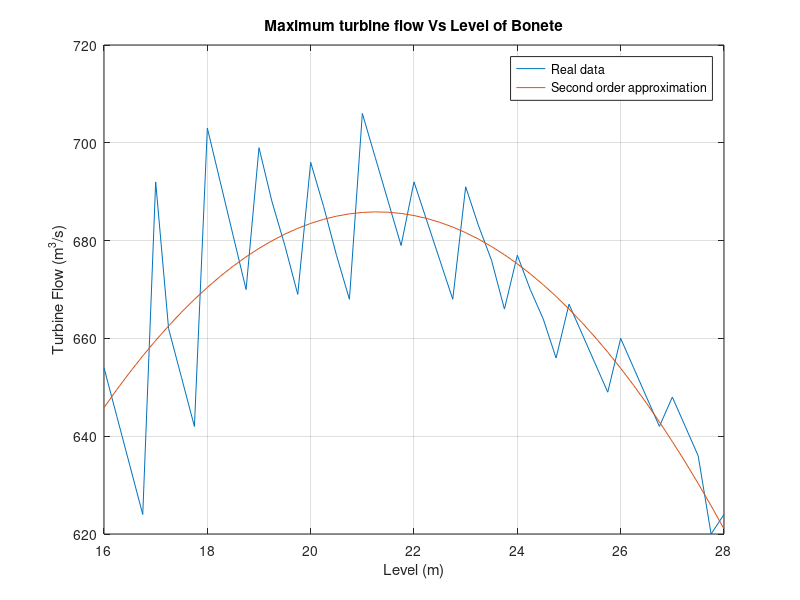
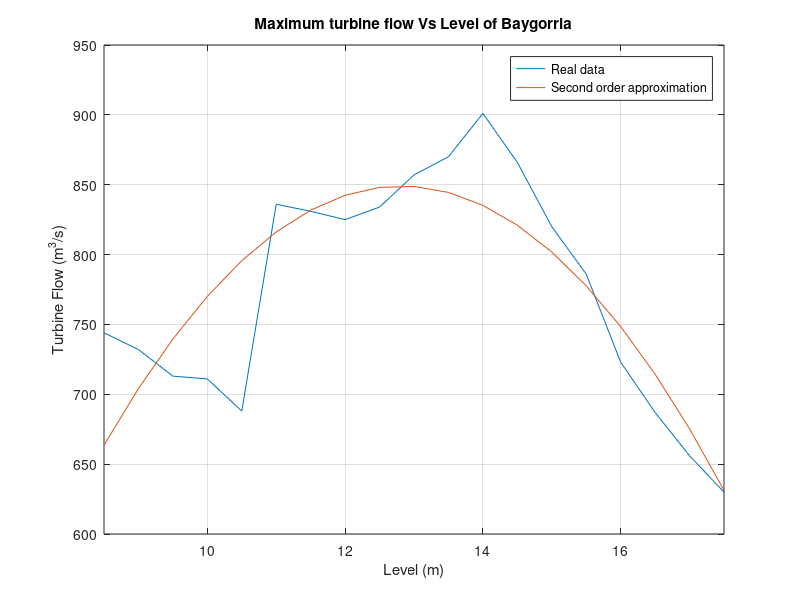
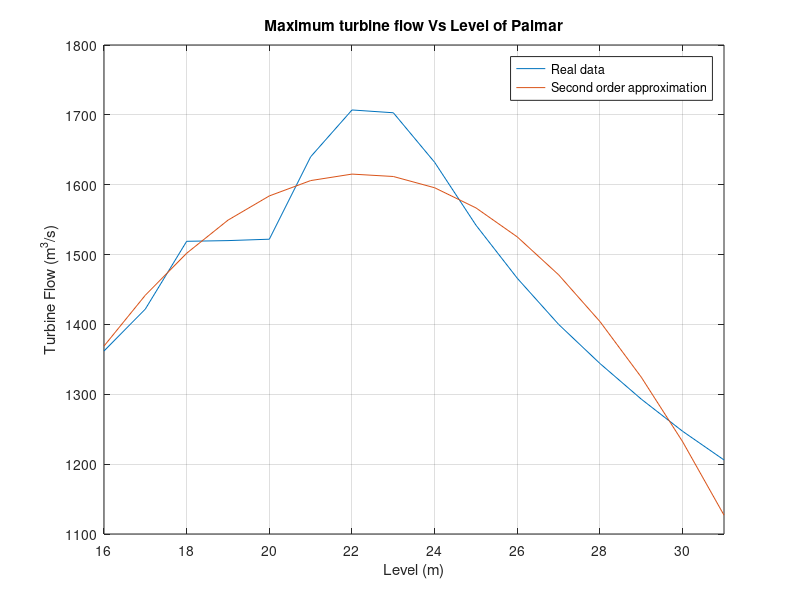
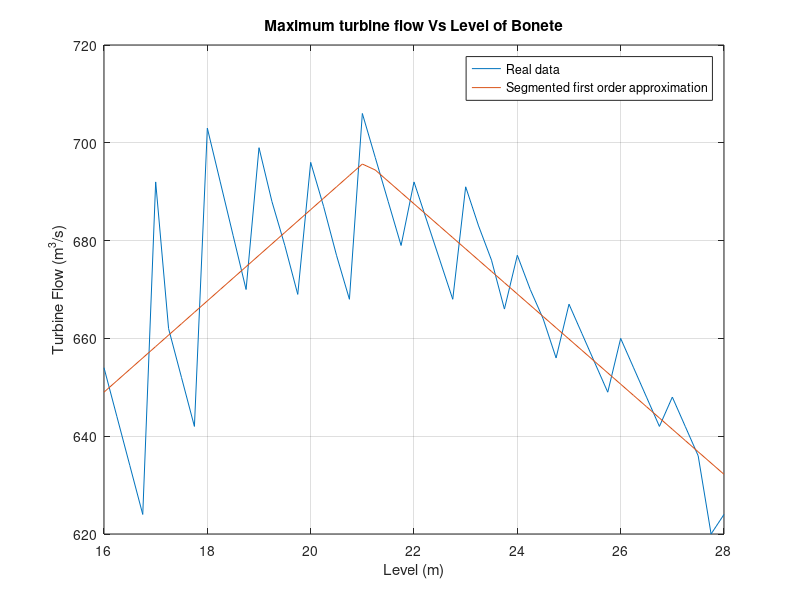

The MATLAB source for these figures, in order: (Note: a time limit stopped this script after it produced the figures.)
close all
clear all
clc

%% Bonete:

Level = [16:0.25:28];
Flow = [654 644 634 624 692 662 652 642 703 692 681 670 699 688 679 669 696 687 ...
    677 668 706 697 688 679 692 684 676 668 691 683 676 666 677 670 664 656 667 661 655 649 660 654 648 642 648 642 636 620 624];

figure
plot(Level,Flow)
xlabel('Level (m)')
ylabel('Turbine Flow (m^3/s)')
title('Maximum turbine flow Vs Level of Bonete')
xlim([min(Level) max(Level)])
grid on

p = polyfit(Level,Flow,2);
hold on
y = polyval(p,Level);
plot(Level,y)
legend('Real data','Second order approximation')

E(1,1) = sqrt(sum(abs(Flow-y).^2)/length(Flow));
E(1,2) = max(abs(Flow-y));
E(1,3) = sqrt(sum(abs((Flow-y)./Flow).^2)/length(Flow));
E(1,4) = max(abs(Flow-y)./Flow);

P{1} = p;

saveas(gcf,'Bon_2','epsc')

%% Baygorria:

Level = [8.5:0.5:17.5];
Flow = [744 732 713 711 688 836 831 825 834 857 870 901 866 820 786 723 687 656 630];

figure
plot(Level,Flow);
xlabel('Level (m)')
ylabel('Turbine Flow (m^3/s)')
title('Maximum turbine flow Vs Level of Baygorria')
xlim([min(Level) max(Level)])
grid on

p = polyfit(Level,Flow,2);
hold on
y = polyval(p,Level);
plot(Level,y)
legend('Real data','Second order approximation')

E(2,1) = sqrt(sum(abs(Flow-y).^2)/length(Flow));
E(2,2) = max(abs(Flow-y));
E(2,3) = sqrt(sum(abs((Flow-y)./Flow).^2)/length(Flow));
E(2,4) = max(abs(Flow-y)./Flow);

P{2} = p;

saveas(gcf,'Bay_2','epsc')

%% Palmar:

Level = [16:31];
Flow = [1362 1422 1519 1520 1522 1640 1707 1703 1632 1542 1466 1400 1344 1293 1247 1206];

figure
plot(Level,Flow);
xlabel('Level (m)')
ylabel('Turbine Flow (m^3/s)')
title('Maximum turbine flow Vs Level of Palmar')
xlim([min(Level) max(Level)])
grid on

p = polyfit(Level,Flow,2);
hold on
y = polyval(p,Level);
plot(Level,y)
legend('Real data','Second order approximation')

E(3,1) = sqrt(sum(abs(Flow-y).^2)/length(Flow));
E(3,2) = max(abs(Flow-y));
E(3,3) = sqrt(sum(abs((Flow-y)./Flow).^2)/length(Flow));
E(3,4) = max(abs(Flow-y)./Flow);

P{3} = p;

saveas(gcf,'Pal_2','epsc')

%% Bonete:

Level = [16:0.25:28];
Flow = [654 644 634 624 692 662 652 642 703 692 681 670 699 688 679 669 696 687 ...
    677 668 706 697 688 679 692 684 676 668 691 683 676 666 677 670 664 656 667 661 655 649 660 654 648 642 648 642 636 620 624];

figure
plot(Level,Flow)
xlabel('Level (m)')
ylabel('Turbine Flow (m^3/s)')
title('Maximum turbine flow Vs Level of Bonete')
xlim([min(Level) max(Level)])
grid on

p = polyfit(Level(1:21),Flow(1:21),1);
P{4} = p;
hold on
y1 = polyval(p,Level(1:21));
p = polyfit(Level(22:end),Flow(22:end),1);
P{5} = p;
hold on
y2 = polyval(p,Level(22:end));
y = [y1,y2];
plot(Level,y)
legend('Real data','Segmented first order approximation')

E(4,1) = sqrt(sum(abs(Flow-y).^2)/length(Flow));
E(4,2) = max(abs(Flow-y));
E(4,3) = sqrt(sum(abs((Flow-y)./Flow).^2)/length(Flow));
E(4,4) = max(abs(Flow-y)./Flow);

saveas(gcf,'Bon_1','epsc')

%% Baygorria:

Level = [8.5:0.5:17.5];
Flow = [744 732 713 711 688 836 831 825 834 857 870 901 866 820 786 723 687 656 630];

figure
plot(Level,Flow);
xlabel('Level (m)')
ylabel('Turbine Flow (m^3/s)')
title('Maximum turbine flow Vs Level of Baygorria')
xlim([min(Level) max(Level)])
grid on

p = polyfit(Level(1:12),Flow(1:12),1);
P{6} = p;
hold on
y1 = polyval(p,Level(1:12));
p = polyfit(Level(13:end),Flow(13:end),1);
P{7} = p;
hold on
y2 = polyval(p,Level(13:end));
y = [y1,y2];
plot(Level,y)
legend('Real data','Segmented first order approximation')

E(5,1) = sqrt(sum(abs(Flow-y).^2)/length(Flow));
E(5,2) = max(abs(Flow-y));
E(5,3) = sqrt(sum(abs((Flow-y)./Flow).^2)/length(Flow));
E(5,4) = max(abs(Flow-y)./Flow);

saveas(gcf,'Bay_1','epsc')

%% Palmar:

Level = [16:31];
Flow = [1362 1422 1519 1520 1522 1640 1707 1703 1632 1542 1466 1400 1344 1293 1247 1206];

figure
plot(Level,Flow);
xlabel('Level (m)')
ylabel('Turbine Flow (m^3/s)')
title('Maximum turbine flow Vs Level of Palmar')
xlim([min(Level) max(Level)])
grid on

p = polyfit(Level(1:8),Flow(1:8),1);
P{8} = p;
hold on
y1 = polyval(p,Level(1:8));
p = polyfit(Level(9:end),Flow(9:end),1);
P{9} = p;
hold on
y2 = polyval(p,Level(9:end));
y = [y1,y2];
plot(Level,y)
legend('Real data','Segmented first order approximation')

E(6,1) = sqrt(sum(abs(Flow-y).^2)/length(Flow));
E(6,2) = max(abs(Flow-y));
E(6,3) = sqrt(sum(abs((Flow-y)./Flow).^2)/length(Flow));
E(6,4) = max(abs(Flow-y)./Flow);

saveas(gcf,'Pal_1','epsc')

%% Bonete:

Level = [16:0.25:28];
Flow = [654 644 634 624 692 662 652 642 703 692 681 670 699 688 679 669 696 687 ...
    677 668 706 697 688 679 692 684 676 668 691 683 676 666 677 670 664 656 667 661 655 649 660 654 648 642 648 642 636 620 624] ;

figure
plot(Level,Flow)
xlabel('Level (m)')
ylabel('Turbine Flow (m$^3$/s)','Interpreter','latex')
title('Maximum turbine flow Vs Level of Bonete')
xlim([min(Level) max(Level)])
grid on

p = polyfix(Level(1:20),Flow(1:20),Level(21),max(Flow),1);
P{10} = p;
hold on
y1 = polyval(p,Level(1:21));
p = polyfix(Level(22:end),Flow(22:end),Level(21),max(Flow),1);
P{11} = p;
hold on
y2 = polyval(p,Level(22:end));
y = [y1,y2];
plot(Level,y)
legend('Real data','Piecewise linear approximation','location','southeast')

E(4,1) = sqrt(sum(abs(Flow-y).^2)/length(Flow));
E(4,2) = max(abs(Flow-y));
E(4,3) = sqrt(sum(abs((Flow-y)./Flow).^2)/length(Flow));
E(4,4) = max(abs(Flow-y)./Flow);

saveas(gcf,'Bon_15','epsc')

%% Baygorria:

Level = [8.5:0.5:17.5];
Flow = [744 732 713 711 688 836 831 825 834 857 870 901 866 820 786 723 687 656 630];
% Flow = Flow - max(Flow) + 828; % We do this modification to no overload the dam.

figure
plot(Level,Flow);
xlabel('Level (m)')
ylabel('Turbine Flow (m$^3$/s)','Interpreter','latex')
title('Maximum turbine flow Vs Level of Baygorria')
xlim([min(Level) max(Level)])
grid on

p = polyfix(Level(1:11),Flow(1:11),Level(12),max(Flow),1);
P{12} = p;
hold on
y1 = polyval(p,Level(1:12));
p = polyfix(Level(13:end),Flow(13:end),Level(12),max(Flow),1);
P{13} = p;
hold on
y2 = polyval(p,Level(13:end));
y = [y1,y2];
plot(Level,y)
legend('Real data','Piecewise linear approximation','location','southeast')

E(5,1) = sqrt(sum(abs(Flow-y).^2)/length(Flow));
E(5,2) = max(abs(Flow-y));
E(5,3) = sqrt(sum(abs((Flow-y)./Flow).^2)/length(Flow));
E(5,4) = max(abs(Flow-y)./Flow);

saveas(gcf,'Bay_15','epsc')

%% Palmar:

Level = [16:31];
Flow = [1362 1422 1519 1520 1522 1640 1703 1707 1632 1542 1466 1400 1344 1293 1247 1206];
% Flow = Flow - max(Flow) + 1373; % We do this modification to no overload the dam.

figure
plot(Level,Flow);
xlabel('Level (m)')
ylabel('Turbine Flow (m$^3$/s)','Interpreter','latex')
title('Maximum turbine flow Vs Level of Palmar')
xlim([min(Level) max(Level)])
grid on

p = polyfix(Level(1:7),Flow(1:7),Level(8),max(Flow),1);
P{14} = p;
hold on
y1 = polyval(p,Level(1:8));
p = polyfix(Level(9:end),Flow(9:end),Level(8),max(Flow),1);
P{15} = p;
hold on
y2 = polyval(p,Level(9:end));
y = [y1,y2];
plot(Level,y)
legend('Real data','Piecewise linear approximation','location','southeast')

E(6,1) = sqrt(sum(abs(Flow-y).^2)/length(Flow));
E(6,2) = max(abs(Flow-y));
E(6,3) = sqrt(sum(abs((Flow-y)./Flow).^2)/length(Flow));
E(6,4) = max(abs(Flow-y)./Flow);

saveas(gcf,'Pal_15','epsc')
